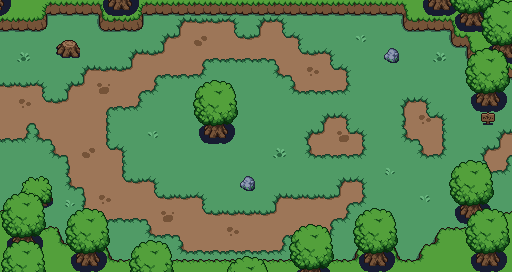

Rendered tile map (Tiled .tmx) drawn with the repository's tilesets; below, a short description and the map source with its tile grids summarised:
An orthogonal 32x17 tile map with 16x16 px tiles, 8 tile layers (spawnzone, end, floor, previous, ...), 7 tilesets.

<map version="1.8" tiledversion="1.8.2" orientation="orthogonal" renderorder="right-down" width="32" height="17" tilewidth="16" tileheight="16" infinite="0" nextlayerid="11" nextobjectid="1">
 <tileset firstgid="1" source="tilesets/grass.tsx" />
 <tileset firstgid="2" source="tilesets/plains.tsx" />
 <tileset firstgid="74" source="tilesets/tree.tsx" />
 <tileset firstgid="86" name="bush" tilewidth="16" tileheight="16" tilecount="12" columns="6">
  <image source="tilesets/bush.png" width="98" height="32" />
 </tileset>
 <tileset firstgid="98" source="tilesets/objects1.tsx" />
 <tileset firstgid="110" source="tilesets/decor_16x16.tsx" />
 <tileset firstgid="130" name="spawn" tilewidth="16" tileheight="16" tilecount="1" columns="1">
  <image source="tilesets/spawn.png" width="16" height="16" />
 </tileset>
 <layer id="10" name="spawnzone" width="32" height="17">
  <data>[544 cells, 337 non-empty, 1 distinct tile ids]</data>
 </layer>
 <layer id="9" name="end" width="32" height="17">
  <data>[544 cells, 7 non-empty, 1 distinct tile ids]</data>
 </layer>
 <layer id="1" name="floor" width="32" height="17">
  <data>[544 cells, 544 non-empty, 15 distinct tile ids]</data>
 </layer>
 <layer id="7" name="previous" width="32" height="17">
  <data>[544 cells, 9 non-empty, 4 distinct tile ids]</data>
 </layer>
 <layer id="5" name="decors" width="32" height="17">
  <data>[544 cells, 18 non-empty, 6 distinct tile ids]</data>
 </layer>
 <layer id="2" name="collisions" width="32" height="17">
  <data>[544 cells, 148 non-empty, 31 distinct tile ids]</data>
 </layer>
 <layer id="3" name="trees" width="32" height="17">
  <data>[544 cells, 99 non-empty, 12 distinct tile ids]</data>
 </layer>
 <layer id="4" name="trees2" width="32" height="17">
  <data>[544 cells, 30 non-empty, 11 distinct tile ids]</data>
 </layer>
</map>
